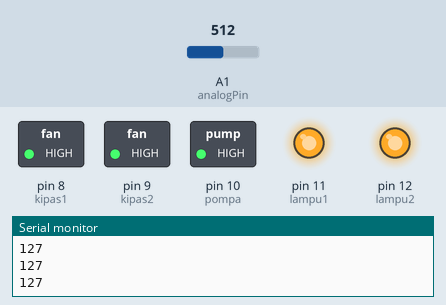
A sketch run on a simulated Arduino Uno, built with avr-gcc and run on an emulated ATmega328P. Shown: switched loads named in the sketch (green lamp = pin HIGH), output pins drawn as LEDs (lit = HIGH), the last lines printed to the serial monitor. Inputs (shaded band) come from the test bench; at power-on: A1 (analogPin) = 512.

Above: at 1.2 s.
1.3 s: A1 (analogPin) set to 169
2.8 s: A1 (analogPin) set to 141
At 3.7 s:
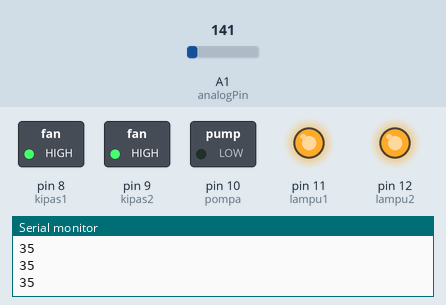
4.3 s: A1 (analogPin) set to 306
At 4.8 s:
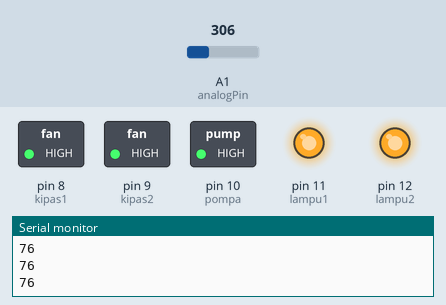
5.8 s: A1 (analogPin) set to 122
At 7.2 s:
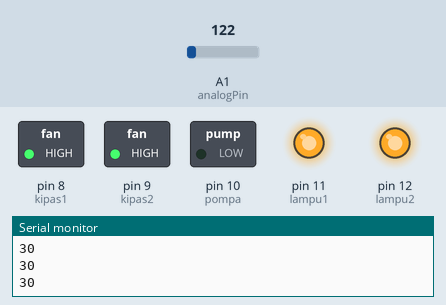
Timing chart, 0 to 8.3 s (numbered marks = the images above; inputs shaded):
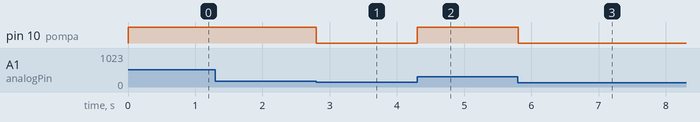

Measured:
- the behaviour switches between 157 and 156 on A1 (analogPin) (found by bisection; images 0 and 1)
- after the input at 2.8 s, pin 10 (pompa): HIGH → LOW at once
- after the input at 4.3 s, pin 10 (pompa): LOW → HIGH at once
- after the input at 5.8 s, pin 10 (pompa): HIGH → LOW at once

The sketch:

modul_minumV2.ino
```cpp
//sensor ketinggian air
//penampung nilai ketinggian air
int analogPin = A1;
int ketinggianAir;
int ketinggianAirMm;

//relay
const int kipas1 = 8; //relay1 suhu
const int kipas2 = 9; //relay2 kelembaban
const int pompa = 10; //relay3
const int lampu1 = 11; //relay4
const int lampu2 = 12; //relay5

//on off relay
int relayON = LOW; //relay nyala
int relayOFF = HIGH; //relay mati

void setup() {
    Serial.begin(9600);

    //  setup relay
    pinMode(kipas1, OUTPUT);
    pinMode(kipas2, OUTPUT);
    pinMode(pompa, OUTPUT);
    pinMode(lampu1, OUTPUT);
    pinMode(lampu2, OUTPUT);
    digitalWrite(kipas1, relayOFF);
    digitalWrite(kipas2, relayOFF);
    digitalWrite(pompa, relayOFF);
    digitalWrite(lampu1, relayOFF);
    digitalWrite(lampu2, relayOFF);
}

void loop() {
    ketinggianAir = analogRead(analogPin);
    ketinggianAirMm = map(ketinggianAir, 0, 1023, 0, 255);

    // kondisi coba2
    if (ketinggianAirMm < 39) {
        modulIsiBakMinum();

    } else if (ketinggianAirMm > 40) {
        matikanModulIsiBakMinum();
    }

    Serial.println(ketinggianAirMm);
}

void modulIsiBakMinum() {
    // mengisi bak minum dengan menyala pompa air ketika bak minum hampir kosong
    //relay3
    digitalWrite(pompa, relayON);
    }

void matikanModulIsiBakMinum() {
    // mematikan pompa air ketika bak minum sudah hampir penuh
    //relay3
    digitalWrite(pompa, relayOFF);
}
```
